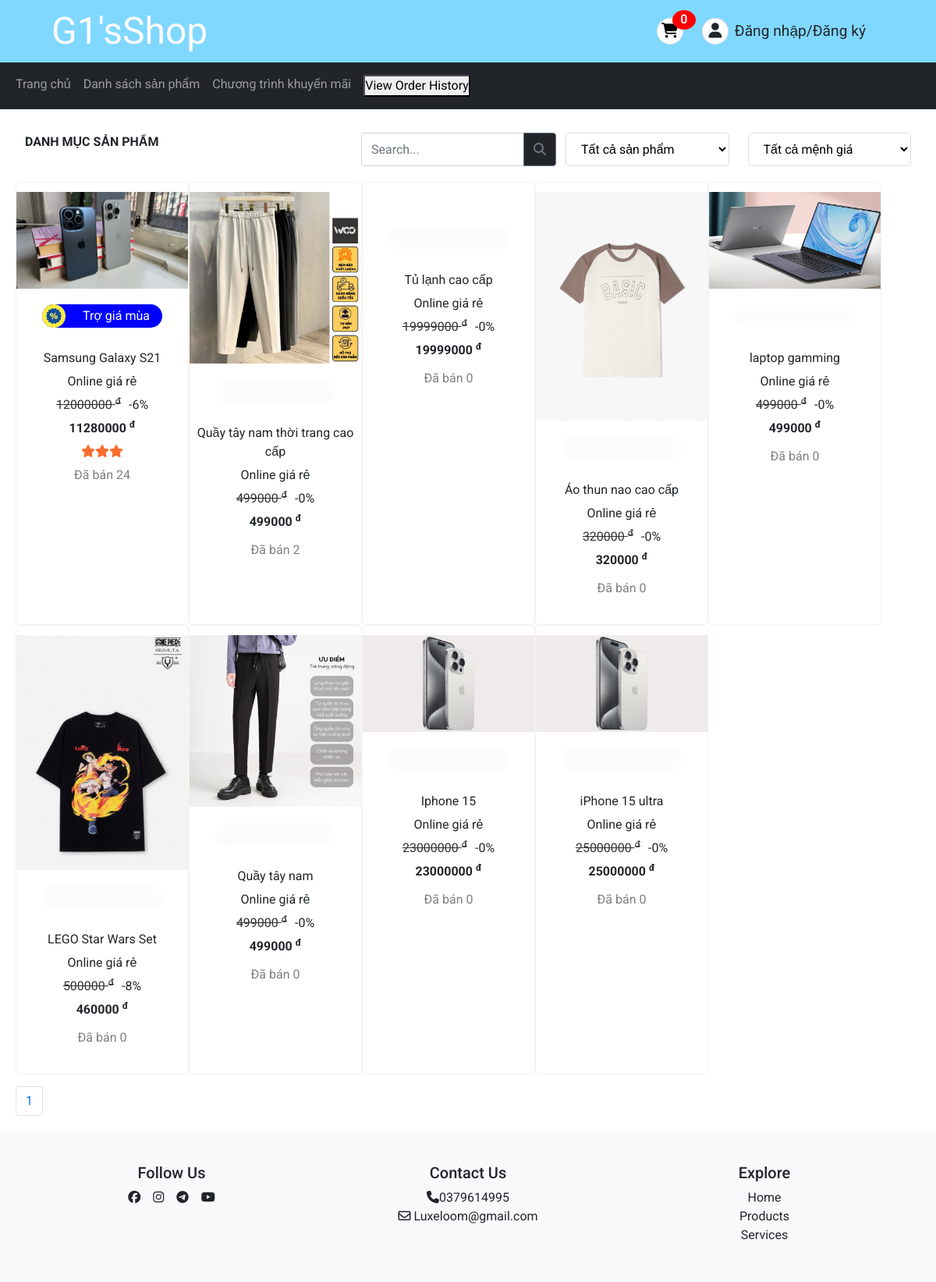
Page /index.php?page=productlist on the committed database.
### tables this page shows
CREATE TABLE IF NOT EXISTS `sanpham` (
  `id` int(11) NOT NULL AUTO_INCREMENT,
  `tenSanPham` varchar(255) NOT NULL,
  `giaBan` int(11) NOT NULL,
  `idLoaiSP` int(11) DEFAULT NULL,
  `src` varchar(255) DEFAULT '/web2/STATIC/assets/default.png',
  `moTa` text DEFAULT NULL,
  `maDVT` int(11) DEFAULT NULL,
  `trangthai` int(11) DEFAULT NULL,
  `giaNhap` int(11) DEFAULT NULL,
  PRIMARY KEY (`id`),
  KEY `idLoaiSP` (`idLoaiSP`),
  KEY `maDVT` (`maDVT`),
  CONSTRAINT `sanpham_ibfk_1` FOREIGN KEY (`idLoaiSP`) REFERENCES `loaisp` (`id`),
  CONSTRAINT `sanpham_ibfk_2` FOREIGN KEY (`maDVT`) REFERENCES `donvitinh` (`id`)
);

### MODEL/SanPhamModel.php (called while the page is built, shortened)
<?php
class SanPhamModel {
    public function getSanPhamList($start,$limit ) {
        $db = new Database();
        $conn = $db->getConnection();
        $start = intval($start);
        $limit = intval($limit);
        $sql = "SELECT s.id,
        s.tenSanPham,
        s.giaNhap,
        s.giaBan,
        s.src,
        k.giaTri,
        k.background,
        SUM(cthd.soluong) AS TongSoLuongBanDuoc,
        k.tenKhuyenMai,
        CASE
            WHEN AVG(dg.star) - FLOOR(AVG(dg.star)) >= 0.5 THEN CEIL(AVG(dg.star))
            ELSE FLOOR(AVG(dg.star))
        END AS TrungBinhStar,
        k.hansudung
        FROM sanpham s
        LEFT JOIN chitietkhuyenmai ctk ON s.id = ctk.idsanpham
        LEFT JOIN khuyenmai k ON ctk.idkhuyenmai = k.id
        LEFT JOIN danhgia dg ON s.id = dg.idsanpham
        LEFT JOIN chitiethoadon cthd ON s.id = cthd.idsanpham
        WHERE s.trangthai=1
        GROUP BY cthd.idsanpham, s.tenSanPham, s.giaBan, s.src, k.giaTri, k.tenKhuyenMai, k.hansudung
        ORDER BY TongSoLuongBanDuoc DESC
        LIMIT ?, ?
        ";
        $stmt = $conn->prepare($sql);
        $stmt->bind_param("ii", $start, $limit);
        $stmt->execute();
        $result = $stmt->get_result();
        $sanphamList = array();
        if ($result->num_rows > 0) {
            while ($row = $result->fetch_assoc()) {
                $sanphamList[] = $row;
            }
        }
        return $sanphamList;
    }
}
?>

### CONTROLLER/SanPhamController.php (called while the page is built, shortened)
<?php
class SanPhamController {
    public $sanphamModel;
    public function __construct() {
        require_once __DIR__.'\..\MODEL\SanPhamModel.php';
        $this->sanphamModel = new SanPhamModel();
    }
    public function getDataForView() {
        return $this->sanphamModel->getSanPhamList(0,10);
    }
}
?>

### VIEWS/productlist/productlist.php (the view, shortened to what this page needs)
<!DOCTYPE html>
<html lang="en">
<head>
    <link rel="stylesheet" href="/web2/STATIC/css/index.css">
    <link rel="stylesheet" href="/web2/STATIC/css/category.css">
</head>
<body>
    <?php
    require_once __DIR__.'\..\..\CONTROLLER\SanPhamController.php';
    $sanphamList = $controller->getDataForView();
    ?>
    <section class="category">
        <div class="category-right">
            <div class="category-right-top-items">
                <p id="category-tittle">DANH MỤC SẢN PHẨM</p>
            </div>
            <div class="input-group" style="max-width: 250px; max-height: 50px;">
                <input type="text" class="form-control" placeholder="Search..." aria-label="Search" aria-describedby="searchButton" id="searchInput">
                <button class="btn btn-outline-secondary bg-dark" type="button" id="searchButton">
                    <i class="fas fa-search"></i>
                </button>
                    </div>
            <div class="category-right-top-items">
                <select name="" id="" onchange="loadProducts(this.value)">
                    <option value="Tất cả sản phẩm">Tất cả sản phẩm</option>
                </select>
            </div>
            <div class="category-right-top-items">
                <select name="" id="" onchange="loadProductsTheoKhoangGia(this.value)">
                    <option value="Tất cả mệnh giá">Tất cả mệnh giá</option>
                </select>
            </div>
        </div>
        <div class="product-gallery-content-product" id="productList">
        <?php if(isset($sanphamList) && !empty($sanphamList)) {?>
            <?php foreach ($sanphamList as $sanpham): ?>
                <div class="product-gallery-content-product-item" onclick="test(<?php echo $sanpham['id']; ?>)">
                <img src="<?php echo $sanpham['src']; ?>" alt="">
                <div class="product-gallery-content-product-text" >
                <?php if ($sanpham['tenKhuyenMai']!=null && (strtotime($sanpham['hansudung'])>time() || strtotime($sanpham['hansudung'])==null)){ ?>
                    <?php if ($sanpham['background']!=null){ ?>
                    <li style="background-color:<?php echo  $sanpham['background'];  }?>;"><img src="/web2/STATIC/assets/icon-percent.webp" alt="">
                        <p><?php
                            echo $sanpham['tenKhuyenMai'];
                            ?></p>
                    </li>
                    <?php }
                    else{
                        echo '<li style="background-color: #fcfcfc;"></li>';
                    }?>
                    <li><?php echo $sanpham['tenSanPham']; ?></li>
                    <li>Online giá rẻ</li>
                    <li><a href=""><?php echo $sanpham['giaBan']; ?> <sup>đ</sup></a><span>-<?php if($sanpham['giaTri']!=null){echo $sanpham['giaTri'];}else{echo "0";} ?>%</span></li>
                    <li><?php if($sanpham['giaTri']!=null){
                        $value=$sanpham['giaBan'];
                        $khuyenmai=$sanpham['giaTri'];
                        $giaban= $value - $value *$khuyenmai/100;
                        echo $giaban;}else{echo $sanpham['giaBan'];} ?> <sup>đ</sup></li>
                    <li>
                        <?php
                        if ($sanpham['TrungBinhStar']!=null){
                            for ($i=0;$i<$sanpham['TrungBinhStar'];$i++){
                                echo '<i class="fa-solid fa-star" style="color: #FB6E2E;"></i>';
                            }
                        }
                        ?>
                    </li>
                    <li>
                        <p style="color: gray;">Đã bán <?php if($sanpham['TongSoLuongBanDuoc']!=null){echo$sanpham['TongSoLuongBanDuoc'];}
                        else{
                            echo "0";
                        }?></p>
                    </li>
                </div>
            </div>
            <?php endforeach; ?>
            <?php }else{
                echo "không có sản phẩm nào";
            } ?>
                </div>
        <div class="category-bottom">
            <nav aria-label="Page navigation">
                <ul class="pagination justify-content-center" id="pagination" >
                </ul>
            </nav>
        </div>
    </section>
</body>
</head>
</html>

### rows in the picture
sanpham: src (picture), tenKhuyenMai "Trợ giá mùa dịch", tenSanPham "Samsung Galaxy S21", giaBan "12000000", giaTri "6", giaban "11280000", TongSoLuongBanDuoc "24"
sanpham: src (picture), tenSanPham "Quầy tây nam thời trang cao cấp", giaBan "499000", TongSoLuongBanDuoc "2"
sanpham: tenSanPham "Tủ lạnh cao cấp", giaBan "19999000"
sanpham: src (picture), tenSanPham "Áo thun nao cao cấp", giaBan "320000"
sanpham: src (picture), tenSanPham "laptop gamming", giaBan "499000"
sanpham: src (picture), tenSanPham "LEGO Star Wars Set", giaBan "500000", giaTri "8", giaban "460000"
sanpham: src (picture), tenSanPham "Quầy tây nam", giaBan "499000"
sanpham: src (picture), tenSanPham "Iphone 15", giaBan "23000000"
sanpham: src (picture), tenSanPham "iPhone 15 ultra", giaBan "25000000"

### other values in the picture
$numberProductIncart "0"
